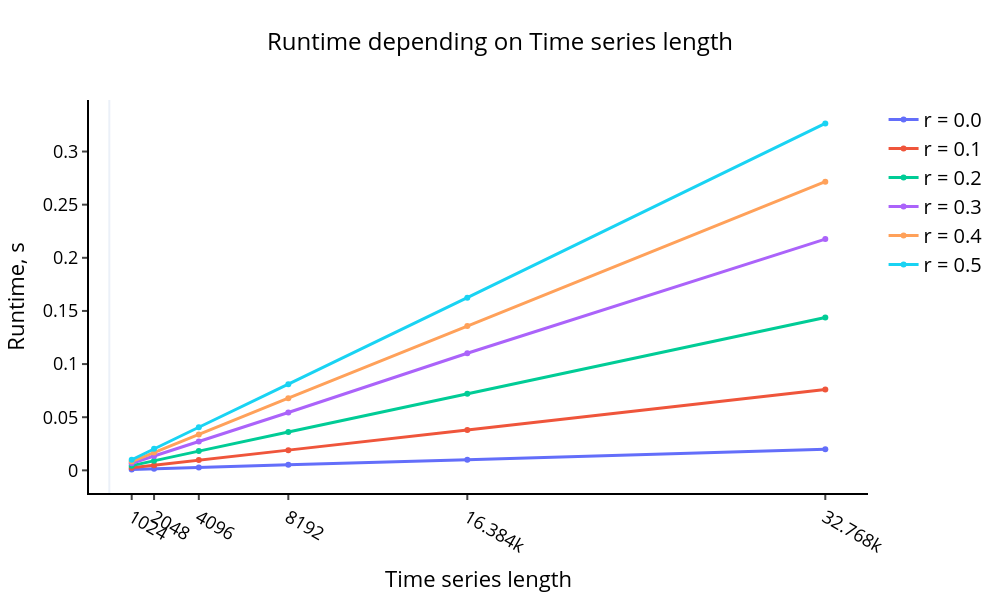

The notebook cell saved with this chart:
### Code cell
comparison_param = np.array([f'r = {radius}' for radius in r_list])
visualize_plot_times(dtw_exp1_times, comparison_param, exp1_params)

### Figure 1 — Plotly figure (JSON) as saved in the notebook; plotly's stock layout.template omitted (floating-point values rounded to 4 significant figures)
{"data": [{"line": {"width": 3}, "name": "r = 0.0", "type": "scatter", "x": [1024, 2048, 4096, 8192, 16384, 32768], "y": [0.000703, 0.001397, 0.002593, 0.005351, 0.01004, 0.01985]}, {"line": {"width": 3}, "name": "r = 0.1", "type": "scatter", "x": [1024, 2048, 4096, 8192, 16384, 32768], "y": [0.002413, 0.004855, 0.009799, 0.01902, 0.03791, 0.07603]}, {"line": {"width": 3}, "name": "r = 0.2", "type": "scatter", "x": [1024, 2048, 4096, 8192, 16384, 32768], "y": [0.004416, 0.009101, 0.0181, 0.03602, 0.07202, 0.1438]}, {"line": {"width": 3}, "name": "r = 0.3", "type": "scatter", "x": [1024, 2048, 4096, 8192, 16384, 32768], "y": [0.006721, 0.01341, 0.0271, 0.05445, 0.1102, 0.2176]}, {"line": {"width": 3}, "name": "r = 0.4", "type": "scatter", "x": [1024, 2048, 4096, 8192, 16384, 32768], "y": [0.008252, 0.01685, 0.03369, 0.06789, 0.1357, 0.2717]}, {"line": {"width": 3}, "name": "r = 0.5", "type": "scatter", "x": [1024, 2048, 4096, 8192, 16384, 32768], "y": [0.009985, 0.02029, 0.04055, 0.08109, 0.1625, 0.3265]}], "layout": {"font": {"color": "black"}, "height": 600, "legend": {"font": {"color": "black", "size": 20}}, "paper_bgcolor": "white", "plot_bgcolor": "white", "title": {"font": {"color": "black", "size": 24}, "text": "Runtime depending on Time series length", "x": 0.5, "xanchor": "center"}, "width": 1000, "xaxis": {"linecolor": "#000", "linewidth": 2, "showgrid": false, "tickfont": {"color": "black", "size": 18}, "ticks": "outside", "tickvals": [1024, 2048, 4096, 8192, 16384, 32768], "tickwidth": 2, "title": {"font": {"color": "black", "size": 22}, "text": "Time series length"}}, "yaxis": {"linecolor": "#000", "linewidth": 2, "showgrid": false, "tickfont": {"color": "black", "size": 18}, "ticks": "outside", "tickwidth": 2, "title": {"font": {"color": "black", "size": 22}, "text": "Runtime, s"}, "zeroline": false}}}
